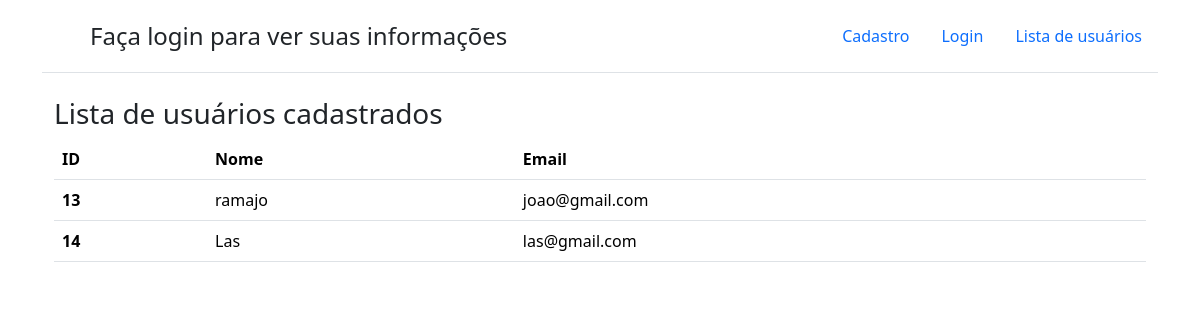
Before: /src/views/lista.php with the older database file.
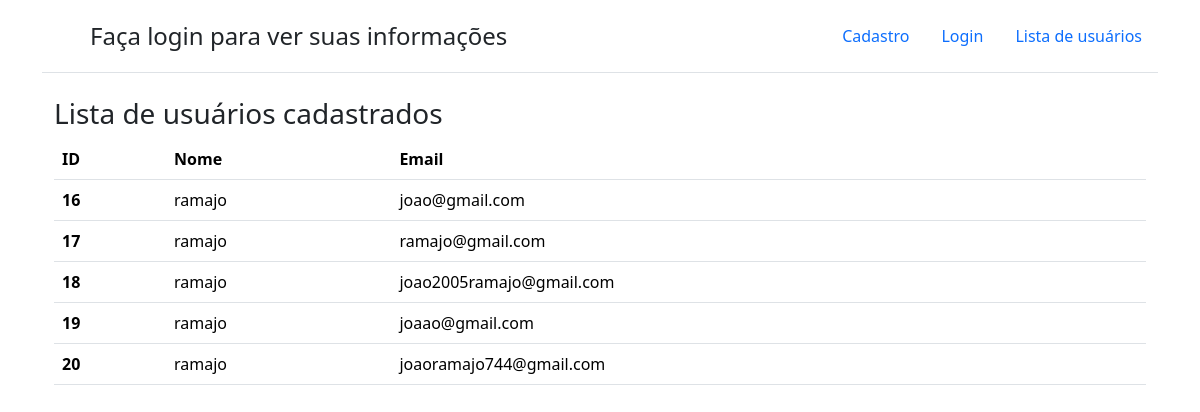
After: the same page with the newer database file.
### tables this page shows
CREATE TABLE user(
    id INTEGER PRIMARY KEY AUTOINCREMENT,
    nome TEXT NOT NULL, 
    email TEXT NOT NULL UNIQUE,
    senha TEXT NOT NULL
);

### src/classes/rdg/UserGateway.php (called while the page is built, shortened)
<?php
class UserGateway
{
    private static $conn;
    private $data;
    public function __set($prop, $value)
    {
        $this->data[$prop] = $value;
    }
    public function __get($prop)
    {
        return $this->data[$prop];
    }
    public static function setConnection(PDO $conn)
    {
        self::$conn = $conn;
    }
    public static function all(){
        $sql = "SELECT * FROM user";
        $result = self::$conn->query($sql);
        return $result->fetchAll(PDO::FETCH_CLASS, __CLASS__);
    }
}

### src/views/lista.php (the view, shortened to what this page needs)
<!doctype html>
<html lang="pt-BR">
<head>
    <link href="https://cdn.jsdelivr.net/npm/bootstrap@5.3.5/dist/css/bootstrap.min.css" rel="stylesheet">
    <link rel="stylesheet" href="https://cdn.jsdelivr.net/npm/bootstrap-icons@1.11.1/font/bootstrap-icons.css">
</head>
<?php
require_once '../classes/rdg/UserGateway.php';
try {
    $users = UserGateway::all();
} catch (Exception $e) {
    echo $e->getMessage();
}
?>
<body>
    <div class="container">
        <header class="d-flex flex-wrap justify-content-center py-3 mb-4 border-bottom">
            <a href="./index.php" class="d-flex align-items-center mb-3 mb-md-0 me-md-auto text-dark text-decoration-none">
                <svg class="bi me-2" width="40" height="32">
                    <use xlink:href="#bootstrap" />
                </svg>
                <?php
                if (isset($_SESSION['id'])) {
                    echo "<span class='fs-4'>Olá " . $user->nome  . "</span>";
                } else {
                    echo "<span class='fs-4'>Faça login para ver suas informações</span";
                }
                ?>
            </a>
            <ul class="nav nav-pills">
                <li class="nav-item">
                    <a href="./index.php" class="nav-link">
                        Cadastro
                    </a>
                </li>
                <li class="nav-item">
                    <a href="./login.php" class="nav-link">
                        Login
                    </a>
                </li>
                <li class="nav-item">
                    <a href="./lista.php" class="nav-link">
                        Lista de usuários
                    </a>
                </li>
            </ul>
        </header>
        <div class="container">
            <h2 class="fs-3">Lista de usuários cadastrados </h2>
            <table class="table">
                <thead>
                    <tr>
                        <th scope="col">ID</th>
                        <th scope="col">Nome</th>
                        <th scope="col">Email</th>
                    </tr>
                </thead>
                <tbody>
                    <?php
                    if ($users) {
                        foreach ($users as $user) {
                            echo "
                            <tr>
                                <th scope='row'>{$user->id}</th>
                                <td>{$user->nome}</td>
                                <td>{$user->email}</td>
                            </tr>";
                        }
                    }else{
                        echo "<p class='alert alert-warning w-75 mx-auto'>Sem usuários para visualizar</p>";
                    }
                    ?>
                </tbody>
            </table>
        </div>
    </div>
</body>
</html>

Changed rows visible on the page:
removed user: id "13", nome "ramajo", email "joao@gmail.com"
removed user: id "14", nome "Las", email "las@gmail.com"
added user: id "16", nome "ramajo", email "joao@gmail.com"
added user: id "17", nome "ramajo", email "ramajo@gmail.com"
added user: id "18", nome "ramajo", email "joao2005ramajo@gmail.com"
added user: id "19", nome "ramajo", email "joaao@gmail.com"
added user: id "20", nome "ramajo", email "joaoramajo744@gmail.com"
